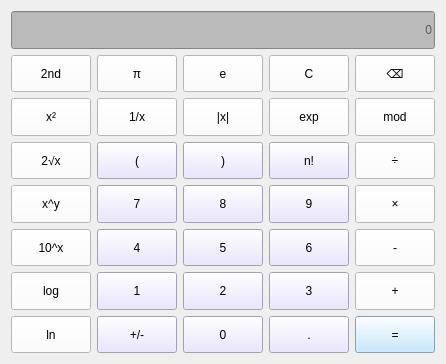
<?xml version="1.0" encoding="UTF-8"?>
<ui version="4.0">
 <class>Science</class>
 <widget class="QWidget" name="Science">
  <property name="geometry">
   <rect>
    <x>0</x>
    <y>0</y>
    <width>419</width>
    <height>364</height>
   </rect>
  </property>
  <property name="windowTitle">
   <string>Form</string>
  </property>
  <layout class="QHBoxLayout" name="horizontalLayout">
   <item>
    <layout class="QGridLayout" name="gridLayout">
     <item row="2" column="1">
      <widget class="QPushButton" name="btnInverse">
       <property name="sizePolicy">
        <sizepolicy hsizetype="Minimum" vsizetype="Minimum">
         <horstretch>0</horstretch>
         <verstretch>0</verstretch>
        </sizepolicy>
       </property>
       <property name="styleSheet">
        <string notr="true">QPushButton{
	font: 25 18pt &quot;Bahnschrift Light&quot;;
	background-color: rgb(255, 255, 255);
}

QPushButton::hover{
	background-color: rgb(177, 171, 255);
	color:black;
}

QPushButton::pressed{
	background-color: rgb(200, 127, 128);
	color:black;
}</string>
       </property>
       <property name="text">
        <string>1/x</string>
       </property>
      </widget>
     </item>
     <item row="1" column="2">
      <widget class="QPushButton" name="btnE">
       <property name="sizePolicy">
        <sizepolicy hsizetype="Minimum" vsizetype="Minimum">
         <horstretch>0</horstretch>
         <verstretch>0</verstretch>
        </sizepolicy>
       </property>
       <property name="styleSheet">
        <string notr="true">QPushButton{
	font: 25 18pt &quot;Bahnschrift Light&quot;;
	background-color: rgb(255, 255, 255);
}

QPushButton::hover{
	background-color: rgb(177, 171, 255);
	color:black;
}

QPushButton::pressed{
	background-color: rgb(200, 127, 128);
	color:black;
}</string>
       </property>
       <property name="text">
        <string>e</string>
       </property>
      </widget>
     </item>
     <item row="1" column="3">
      <widget class="QPushButton" name="btnClearAll">
       <property name="sizePolicy">
        <sizepolicy hsizetype="Minimum" vsizetype="Minimum">
         <horstretch>0</horstretch>
         <verstretch>0</verstretch>
        </sizepolicy>
       </property>
       <property name="styleSheet">
        <string notr="true">QPushButton{
	font: 25 18pt &quot;Bahnschrift Light&quot;;
	background-color: rgb(255, 255, 255);
}

QPushButton::hover{
	background-color: rgb(177, 171, 255);
	color:black;
}

QPushButton::pressed{
	background-color: rgb(200, 127, 128);
	color:black;
}</string>
       </property>
       <property name="text">
        <string>C</string>
       </property>
      </widget>
     </item>
     <item row="2" column="3">
      <widget class="QPushButton" name="btnExp">
       <property name="sizePolicy">
        <sizepolicy hsizetype="Minimum" vsizetype="Minimum">
         <horstretch>0</horstretch>
         <verstretch>0</verstretch>
        </sizepolicy>
       </property>
       <property name="styleSheet">
        <string notr="true">QPushButton{
	font: 25 18pt &quot;Bahnschrift Light&quot;;
	background-color: rgb(255, 255, 255);
}

QPushButton::hover{
	background-color: rgb(177, 171, 255);
	color:black;
}

QPushButton::pressed{
	background-color: rgb(200, 127, 128);
	color:black;
}</string>
       </property>
       <property name="text">
        <string>exp</string>
       </property>
      </widget>
     </item>
     <item row="1" column="4">
      <widget class="QPushButton" name="btnDel">
       <property name="sizePolicy">
        <sizepolicy hsizetype="Minimum" vsizetype="Minimum">
         <horstretch>0</horstretch>
         <verstretch>0</verstretch>
        </sizepolicy>
       </property>
       <property name="styleSheet">
        <string notr="true">QPushButton{
	font: 25 18pt &quot;Bahnschrift Light&quot;;
	background-color: rgb(255, 255, 255);
}

QPushButton::hover{
	background-color: rgb(177, 171, 255);
	color:black;
}

QPushButton::pressed{
	background-color: rgb(200, 127, 128);
	color:black;
}</string>
       </property>
       <property name="text">
        <string>⌫</string>
       </property>
      </widget>
     </item>
     <item row="2" column="4">
      <widget class="QPushButton" name="btnMod">
       <property name="sizePolicy">
        <sizepolicy hsizetype="Minimum" vsizetype="Minimum">
         <horstretch>0</horstretch>
         <verstretch>0</verstretch>
        </sizepolicy>
       </property>
       <property name="styleSheet">
        <string notr="true">QPushButton{
	font: 25 18pt &quot;Bahnschrift Light&quot;;
	background-color: rgb(255, 255, 255);
}

QPushButton::hover{
	background-color: rgb(177, 171, 255);
	color:black;
}

QPushButton::pressed{
	background-color: rgb(200, 127, 128);
	color:black;
}</string>
       </property>
       <property name="text">
        <string>mod</string>
       </property>
      </widget>
     </item>
     <item row="2" column="2">
      <widget class="QPushButton" name="btnAbs">
       <property name="sizePolicy">
        <sizepolicy hsizetype="Minimum" vsizetype="Minimum">
         <horstretch>0</horstretch>
         <verstretch>0</verstretch>
        </sizepolicy>
       </property>
       <property name="styleSheet">
        <string notr="true">QPushButton{
	font: 25 18pt &quot;Bahnschrift Light&quot;;
	background-color: rgb(255, 255, 255);
}

QPushButton::hover{
	background-color: rgb(177, 171, 255);
	color:black;
}

QPushButton::pressed{
	background-color: rgb(200, 127, 128);
	color:black;
}</string>
       </property>
       <property name="text">
        <string>|x|</string>
       </property>
      </widget>
     </item>
     <item row="1" column="1">
      <widget class="QPushButton" name="btnPI">
       <property name="sizePolicy">
        <sizepolicy hsizetype="Minimum" vsizetype="Minimum">
         <horstretch>0</horstretch>
         <verstretch>0</verstretch>
        </sizepolicy>
       </property>
       <property name="styleSheet">
        <string notr="true">QPushButton{
	font: 25 18pt &quot;Bahnschrift Light&quot;;
	background-color: rgb(255, 255, 255);
}

QPushButton::hover{
	background-color: rgb(177, 171, 255);
	color:black;
}

QPushButton::pressed{
	background-color: rgb(200, 127, 128);
	color:black;
}</string>
       </property>
       <property name="text">
        <string>π</string>
       </property>
      </widget>
     </item>
     <item row="1" column="0">
      <widget class="QPushButton" name="btn2nd">
       <property name="sizePolicy">
        <sizepolicy hsizetype="Minimum" vsizetype="Minimum">
         <horstretch>0</horstretch>
         <verstretch>0</verstretch>
        </sizepolicy>
       </property>
       <property name="styleSheet">
        <string notr="true">QPushButton{
	font: 25 18pt &quot;Bahnschrift Light&quot;;
	background-color: rgb(255, 255, 255);
}

QPushButton::hover{
	background-color: rgb(177, 171, 255);
	color:black;
}

QPushButton::pressed{
	background-color: rgb(200, 127, 128);
	color:black;
}</string>
       </property>
       <property name="text">
        <string>2nd</string>
       </property>
      </widget>
     </item>
     <item row="0" column="0" colspan="5">
      <widget class="QLineEdit" name="display">
       <property name="sizePolicy">
        <sizepolicy hsizetype="Expanding" vsizetype="Preferred">
         <horstretch>0</horstretch>
         <verstretch>0</verstretch>
        </sizepolicy>
       </property>
       <property name="styleSheet">
        <string notr="true">font: 63 20pt &quot;Bahnschrift SemiBold&quot;;
background-color: rgb(186, 186, 186);
</string>
       </property>
       <property name="alignment">
        <set>Qt::AlignRight|Qt::AlignTrailing|Qt::AlignVCenter</set>
       </property>
       <property name="placeholderText">
        <string>0</string>
       </property>
      </widget>
     </item>
     <item row="2" column="0">
      <widget class="QPushButton" name="btnSquare">
       <property name="sizePolicy">
        <sizepolicy hsizetype="Minimum" vsizetype="Minimum">
         <horstretch>0</horstretch>
         <verstretch>0</verstretch>
        </sizepolicy>
       </property>
       <property name="styleSheet">
        <string notr="true">QPushButton{
	font: 25 18pt &quot;Bahnschrift Light&quot;;
	background-color: rgb(255, 255, 255);
}

QPushButton::hover{
	background-color: rgb(177, 171, 255);
	color:black;
}

QPushButton::pressed{
	background-color: rgb(200, 127, 128);
	color:black;
}</string>
       </property>
       <property name="text">
        <string>x²</string>
       </property>
      </widget>
     </item>
     <item row="3" column="0">
      <widget class="QPushButton" name="btnSqrt">
       <property name="sizePolicy">
        <sizepolicy hsizetype="Minimum" vsizetype="Minimum">
         <horstretch>0</horstretch>
         <verstretch>0</verstretch>
        </sizepolicy>
       </property>
       <property name="styleSheet">
        <string notr="true">QPushButton{
	font: 25 18pt &quot;Bahnschrift Light&quot;;
	background-color: rgb(255, 255, 255);
}

QPushButton::hover{
	background-color: rgb(177, 171, 255);
	color:black;
}

QPushButton::pressed{
	background-color: rgb(200, 127, 128);
	color:black;
}</string>
       </property>
       <property name="text">
        <string>2√x</string>
       </property>
      </widget>
     </item>
     <item row="4" column="0">
      <widget class="QPushButton" name="btnXy">
       <property name="sizePolicy">
        <sizepolicy hsizetype="Minimum" vsizetype="Minimum">
         <horstretch>0</horstretch>
         <verstretch>0</verstretch>
        </sizepolicy>
       </property>
       <property name="styleSheet">
        <string notr="true">QPushButton{
	font: 25 18pt &quot;Bahnschrift Light&quot;;
	background-color: rgb(255, 255, 255);
}

QPushButton::hover{
	background-color: rgb(177, 171, 255);
	color:black;
}

QPushButton::pressed{
	background-color: rgb(200, 127, 128);
	color:black;
}</string>
       </property>
       <property name="text">
        <string>x^y</string>
       </property>
      </widget>
     </item>
     <item row="5" column="0">
      <widget class="QPushButton" name="btn10x">
       <property name="sizePolicy">
        <sizepolicy hsizetype="Minimum" vsizetype="Minimum">
         <horstretch>0</horstretch>
         <verstretch>0</verstretch>
        </sizepolicy>
       </property>
       <property name="styleSheet">
        <string notr="true">QPushButton{
	font: 25 18pt &quot;Bahnschrift Light&quot;;
	background-color: rgb(255, 255, 255);
}

QPushButton::hover{
	background-color: rgb(177, 171, 255);
	color:black;
}

QPushButton::pressed{
	background-color: rgb(200, 127, 128);
	color:black;
}</string>
       </property>
       <property name="text">
        <string>10^x</string>
       </property>
      </widget>
     </item>
     <item row="6" column="0">
      <widget class="QPushButton" name="btnLog">
       <property name="sizePolicy">
        <sizepolicy hsizetype="Minimum" vsizetype="Minimum">
         <horstretch>0</horstretch>
         <verstretch>0</verstretch>
        </sizepolicy>
       </property>
       <property name="styleSheet">
        <string notr="true">QPushButton{
	font: 25 18pt &quot;Bahnschrift Light&quot;;
	background-color: rgb(255, 255, 255);
}

QPushButton::hover{
	background-color: rgb(177, 171, 255);
	color:black;
}

QPushButton::pressed{
	background-color: rgb(200, 127, 128);
	color:black;
}</string>
       </property>
       <property name="text">
        <string>log</string>
       </property>
      </widget>
     </item>
     <item row="7" column="0">
      <widget class="QPushButton" name="btnLn">
       <property name="sizePolicy">
        <sizepolicy hsizetype="Minimum" vsizetype="Minimum">
         <horstretch>0</horstretch>
         <verstretch>0</verstretch>
        </sizepolicy>
       </property>
       <property name="styleSheet">
        <string notr="true">QPushButton{
	font: 25 18pt &quot;Bahnschrift Light&quot;;
	background-color: rgb(255, 255, 255);
}

QPushButton::hover{
	background-color: rgb(177, 171, 255);
	color:black;
}

QPushButton::pressed{
	background-color: rgb(200, 127, 128);
	color:black;
}</string>
       </property>
       <property name="text">
        <string>ln</string>
       </property>
      </widget>
     </item>
     <item row="7" column="2">
      <widget class="QPushButton" name="btnNum0">
       <property name="sizePolicy">
        <sizepolicy hsizetype="Minimum" vsizetype="Minimum">
         <horstretch>0</horstretch>
         <verstretch>0</verstretch>
        </sizepolicy>
       </property>
       <property name="styleSheet">
        <string notr="true">QPushButton{
	font: 25 18pt &quot;Bahnschrift Light&quot;;
	background-color: rgb(228, 224, 255);
}

QPushButton::hover{
	background-color: rgb(177, 171, 255);
	color:black;
}

QPushButton::pressed{
	background-color: rgb(255, 255, 255);
	color:black;
}</string>
       </property>
       <property name="text">
        <string>0</string>
       </property>
      </widget>
     </item>
     <item row="7" column="1">
      <widget class="QPushButton" name="btnZhengFu">
       <property name="sizePolicy">
        <sizepolicy hsizetype="Minimum" vsizetype="Minimum">
         <horstretch>0</horstretch>
         <verstretch>0</verstretch>
        </sizepolicy>
       </property>
       <property name="styleSheet">
        <string notr="true">QPushButton{
	font: 25 18pt &quot;Bahnschrift Light&quot;;
	background-color: rgb(228, 224, 255);
}

QPushButton::hover{
	background-color: rgb(177, 171, 255);
	color:black;
}

QPushButton::pressed{
	background-color: rgb(255, 255, 255);
	color:black;
}</string>
       </property>
       <property name="text">
        <string>+/-</string>
       </property>
      </widget>
     </item>
     <item row="7" column="3">
      <widget class="QPushButton" name="btnPeriod">
       <property name="sizePolicy">
        <sizepolicy hsizetype="Minimum" vsizetype="Minimum">
         <horstretch>0</horstretch>
         <verstretch>0</verstretch>
        </sizepolicy>
       </property>
       <property name="styleSheet">
        <string notr="true">QPushButton{
	font: 25 18pt &quot;Bahnschrift Light&quot;;
	background-color: rgb(228, 224, 255);
}

QPushButton::hover{
	background-color: rgb(177, 171, 255);
	color:black;
}

QPushButton::pressed{
	background-color: rgb(255, 255, 255);
	color:black;
}</string>
       </property>
       <property name="text">
        <string>.</string>
       </property>
      </widget>
     </item>
     <item row="6" column="3">
      <widget class="QPushButton" name="btnNum3">
       <property name="sizePolicy">
        <sizepolicy hsizetype="Minimum" vsizetype="Minimum">
         <horstretch>0</horstretch>
         <verstretch>0</verstretch>
        </sizepolicy>
       </property>
       <property name="styleSheet">
        <string notr="true">QPushButton{
	font: 25 18pt &quot;Bahnschrift Light&quot;;
	background-color: rgb(228, 224, 255);
}

QPushButton::hover{
	background-color: rgb(177, 171, 255);
	color:black;
}

QPushButton::pressed{
	background-color: rgb(255, 255, 255);
	color:black;
}</string>
       </property>
       <property name="text">
        <string>3</string>
       </property>
      </widget>
     </item>
     <item row="6" column="2">
      <widget class="QPushButton" name="btnNum2">
       <property name="sizePolicy">
        <sizepolicy hsizetype="Minimum" vsizetype="Minimum">
         <horstretch>0</horstretch>
         <verstretch>0</verstretch>
        </sizepolicy>
       </property>
       <property name="styleSheet">
        <string notr="true">QPushButton{
	font: 25 18pt &quot;Bahnschrift Light&quot;;
	background-color: rgb(228, 224, 255);
}

QPushButton::hover{
	background-color: rgb(177, 171, 255);
	color:black;
}

QPushButton::pressed{
	background-color: rgb(255, 255, 255);
	color:black;
}</string>
       </property>
       <property name="text">
        <string>2</string>
       </property>
      </widget>
     </item>
     <item row="6" column="1">
      <widget class="QPushButton" name="btnNum1">
       <property name="sizePolicy">
        <sizepolicy hsizetype="Minimum" vsizetype="Minimum">
         <horstretch>0</horstretch>
         <verstretch>0</verstretch>
        </sizepolicy>
       </property>
       <property name="styleSheet">
        <string notr="true">QPushButton{
	font: 25 18pt &quot;Bahnschrift Light&quot;;
	background-color: rgb(228, 224, 255);
}

QPushButton::hover{
	background-color: rgb(177, 171, 255);
	color:black;
}

QPushButton::pressed{
	background-color: rgb(255, 255, 255);
	color:black;
}</string>
       </property>
       <property name="text">
        <string>1</string>
       </property>
      </widget>
     </item>
     <item row="5" column="1">
      <widget class="QPushButton" name="btnNum4">
       <property name="sizePolicy">
        <sizepolicy hsizetype="Minimum" vsizetype="Minimum">
         <horstretch>0</horstretch>
         <verstretch>0</verstretch>
        </sizepolicy>
       </property>
       <property name="styleSheet">
        <string notr="true">QPushButton{
	font: 25 18pt &quot;Bahnschrift Light&quot;;
	background-color: rgb(228, 224, 255);
}

QPushButton::hover{
	background-color: rgb(177, 171, 255);
	color:black;
}

QPushButton::pressed{
	background-color: rgb(255, 255, 255);
	color:black;
}</string>
       </property>
       <property name="text">
        <string>4</string>
       </property>
      </widget>
     </item>
     <item row="5" column="2">
      <widget class="QPushButton" name="btnNum5">
       <property name="sizePolicy">
        <sizepolicy hsizetype="Minimum" vsizetype="Minimum">
         <horstretch>0</horstretch>
         <verstretch>0</verstretch>
        </sizepolicy>
       </property>
       <property name="styleSheet">
        <string notr="true">QPushButton{
	font: 25 18pt &quot;Bahnschrift Light&quot;;
	background-color: rgb(228, 224, 255);
}

QPushButton::hover{
	background-color: rgb(177, 171, 255);
	color:black;
}

QPushButton::pressed{
	background-color: rgb(255, 255, 255);
	color:black;
}</string>
       </property>
       <property name="text">
        <string>5</string>
       </property>
      </widget>
     </item>
     <item row="5" column="3">
      <widget class="QPushButton" name="btnNum6">
       <property name="sizePolicy">
        <sizepolicy hsizetype="Minimum" vsizetype="Minimum">
         <horstretch>0</horstretch>
         <verstretch>0</verstretch>
        </sizepolicy>
       </property>
       <property name="styleSheet">
        <string notr="true">QPushButton{
	font: 25 18pt &quot;Bahnschrift Light&quot;;
	background-color: rgb(228, 224, 255);
}

QPushButton::hover{
	background-color: rgb(177, 171, 255);
	color:black;
}

QPushButton::pressed{
	background-color: rgb(255, 255, 255);
	color:black;
}</string>
       </property>
       <property name="text">
        <string>6</string>
       </property>
      </widget>
     </item>
     <item row="4" column="2">
      <widget class="QPushButton" name="btnNum8">
       <property name="sizePolicy">
        <sizepolicy hsizetype="Minimum" vsizetype="Minimum">
         <horstretch>0</horstretch>
         <verstretch>0</verstretch>
        </sizepolicy>
       </property>
       <property name="styleSheet">
        <string notr="true">QPushButton{
	font: 25 18pt &quot;Bahnschrift Light&quot;;
	background-color: rgb(228, 224, 255);
}

QPushButton::hover{
	background-color: rgb(177, 171, 255);
	color:black;
}

QPushButton::pressed{
	background-color: rgb(255, 255, 255);
	color:black;
}
</string>
       </property>
       <property name="text">
        <string>8</string>
       </property>
       <property name="checkable">
        <bool>false</bool>
       </property>
       <property name="autoDefault">
        <bool>false</bool>
       </property>
      </widget>
     </item>
     <item row="4" column="1">
      <widget class="QPushButton" name="btnNum7">
       <property name="sizePolicy">
        <sizepolicy hsizetype="Minimum" vsizetype="Minimum">
         <horstretch>0</horstretch>
         <verstretch>0</verstretch>
        </sizepolicy>
       </property>
       <property name="styleSheet">
        <string notr="true">QPushButton{
	font: 25 18pt &quot;Bahnschrift Light&quot;;
	background-color: rgb(228, 224, 255);
}

QPushButton::hover{
	background-color: rgb(177, 171, 255);
	color:black;
}

QPushButton::pressed{
	background-color: rgb(255, 255, 255);
	color:black;
}
</string>
       </property>
       <property name="text">
        <string>7</string>
       </property>
      </widget>
     </item>
     <item row="4" column="3">
      <widget class="QPushButton" name="btnNum9">
       <property name="sizePolicy">
        <sizepolicy hsizetype="Minimum" vsizetype="Minimum">
         <horstretch>0</horstretch>
         <verstretch>0</verstretch>
        </sizepolicy>
       </property>
       <property name="styleSheet">
        <string notr="true">QPushButton{
	font: 25 18pt &quot;Bahnschrift Light&quot;;
	background-color: rgb(228, 224, 255);
}

QPushButton::hover{
	background-color: rgb(177, 171, 255);
	color:black;
}

QPushButton::pressed{
	background-color: rgb(255, 255, 255);
	color:black;
}</string>
       </property>
       <property name="text">
        <string>9</string>
       </property>
      </widget>
     </item>
     <item row="3" column="1">
      <widget class="QPushButton" name="btnLeft">
       <property name="sizePolicy">
        <sizepolicy hsizetype="Minimum" vsizetype="Minimum">
         <horstretch>0</horstretch>
         <verstretch>0</verstretch>
        </sizepolicy>
       </property>
       <property name="styleSheet">
        <string notr="true">QPushButton{
	font: 25 18pt &quot;Bahnschrift Light&quot;;
	background-color: rgb(228, 224, 255);
}

QPushButton::hover{
	background-color: rgb(177, 171, 255);
	color:black;
}

QPushButton::pressed{
	background-color: rgb(255, 255, 255);
	color:black;
}
</string>
       </property>
       <property name="text">
        <string>(</string>
       </property>
      </widget>
     </item>
     <item row="3" column="2">
      <widget class="QPushButton" name="btnRight">
       <property name="sizePolicy">
        <sizepolicy hsizetype="Minimum" vsizetype="Minimum">
         <horstretch>0</horstretch>
         <verstretch>0</verstretch>
        </sizepolicy>
       </property>
       <property name="styleSheet">
        <string notr="true">QPushButton{
	font: 25 18pt &quot;Bahnschrift Light&quot;;
	background-color: rgb(228, 224, 255);
}

QPushButton::hover{
	background-color: rgb(177, 171, 255);
	color:black;
}

QPushButton::pressed{
	background-color: rgb(255, 255, 255);
	color:black;
}
</string>
       </property>
       <property name="text">
        <string>)</string>
       </property>
      </widget>
     </item>
     <item row="3" column="3">
      <widget class="QPushButton" name="btnN1">
       <property name="sizePolicy">
        <sizepolicy hsizetype="Minimum" vsizetype="Minimum">
         <horstretch>0</horstretch>
         <verstretch>0</verstretch>
        </sizepolicy>
       </property>
       <property name="styleSheet">
        <string notr="true">QPushButton{
	font: 25 18pt &quot;Bahnschrift Light&quot;;
	background-color: rgb(228, 224, 255);
}

QPushButton::hover{
	background-color: rgb(177, 171, 255);
	color:black;
}

QPushButton::pressed{
	background-color: rgb(255, 255, 255);
	color:black;
}
</string>
       </property>
       <property name="text">
        <string>n!</string>
       </property>
      </widget>
     </item>
     <item row="7" column="4">
      <widget class="QPushButton" name="btnEqual">
       <property name="sizePolicy">
        <sizepolicy hsizetype="Minimum" vsizetype="Minimum">
         <horstretch>0</horstretch>
         <verstretch>0</verstretch>
        </sizepolicy>
       </property>
       <property name="styleSheet">
        <string notr="true">QPushButton{
	font: 25 18pt &quot;Bahnschrift Light&quot;;
	background-color: rgb(185, 227, 255);
}

QPushButton::hover{
	background-color: rgb(126, 210, 255);
	color:black;
}

QPushButton::pressed{
	background-color: rgb(255, 255, 255);
	color:black;
}
</string>
       </property>
       <property name="text">
        <string>=</string>
       </property>
      </widget>
     </item>
     <item row="6" column="4">
      <widget class="QPushButton" name="btnPlus">
       <property name="sizePolicy">
        <sizepolicy hsizetype="Minimum" vsizetype="Minimum">
         <horstretch>0</horstretch>
         <verstretch>0</verstretch>
        </sizepolicy>
       </property>
       <property name="styleSheet">
        <string notr="true">QPushButton{
	font: 25 18pt &quot;Bahnschrift Light&quot;;
	background-color: rgb(255, 255, 255);
}

QPushButton::hover{
	background-color: rgb(177, 171, 255);
	color:black;
}

QPushButton::pressed{
	background-color: rgb(200, 127, 128);
	color:black;
}</string>
       </property>
       <property name="text">
        <string>+</string>
       </property>
      </widget>
     </item>
     <item row="5" column="4">
      <widget class="QPushButton" name="btnMinus">
       <property name="sizePolicy">
        <sizepolicy hsizetype="Minimum" vsizetype="Minimum">
         <horstretch>0</horstretch>
         <verstretch>0</verstretch>
        </sizepolicy>
       </property>
       <property name="styleSheet">
        <string notr="true">QPushButton{
	font: 25 18pt &quot;Bahnschrift Light&quot;;
	background-color: rgb(255, 255, 255);
}

QPushButton::hover{
	background-color: rgb(177, 171, 255);
	color:black;
}

QPushButton::pressed{
	background-color: rgb(200, 127, 128);
	color:black;
}</string>
       </property>
       <property name="text">
        <string>-</string>
       </property>
      </widget>
     </item>
     <item row="4" column="4">
      <widget class="QPushButton" name="btnMultiple">
       <property name="sizePolicy">
        <sizepolicy hsizetype="Minimum" vsizetype="Minimum">
         <horstretch>0</horstretch>
         <verstretch>0</verstretch>
        </sizepolicy>
       </property>
       <property name="styleSheet">
        <string notr="true">QPushButton{
	font: 25 18pt &quot;Bahnschrift Light&quot;;
	background-color: rgb(255, 255, 255);
}

QPushButton::hover{
	background-color: rgb(177, 171, 255);
	color:black;
}

QPushButton::pressed{
	background-color: rgb(200, 127, 128);
	color:black;
}</string>
       </property>
       <property name="text">
        <string>×</string>
       </property>
      </widget>
     </item>
     <item row="3" column="4">
      <widget class="QPushButton" name="btnDivide">
       <property name="sizePolicy">
        <sizepolicy hsizetype="Minimum" vsizetype="Minimum">
         <horstretch>0</horstretch>
         <verstretch>0</verstretch>
        </sizepolicy>
       </property>
       <property name="styleSheet">
        <string notr="true">QPushButton{
	font: 25 18pt &quot;Bahnschrift Light&quot;;
	background-color: rgb(255, 255, 255);
}

QPushButton::hover{
	background-color: rgb(177, 171, 255);
	color:black;
}

QPushButton::pressed{
	background-color: rgb(200, 127, 128);
	color:black;
}</string>
       </property>
       <property name="text">
        <string>÷</string>
       </property>
      </widget>
     </item>
    </layout>
   </item>
  </layout>
 </widget>
 <resources/>
 <connections/>
</ui>
